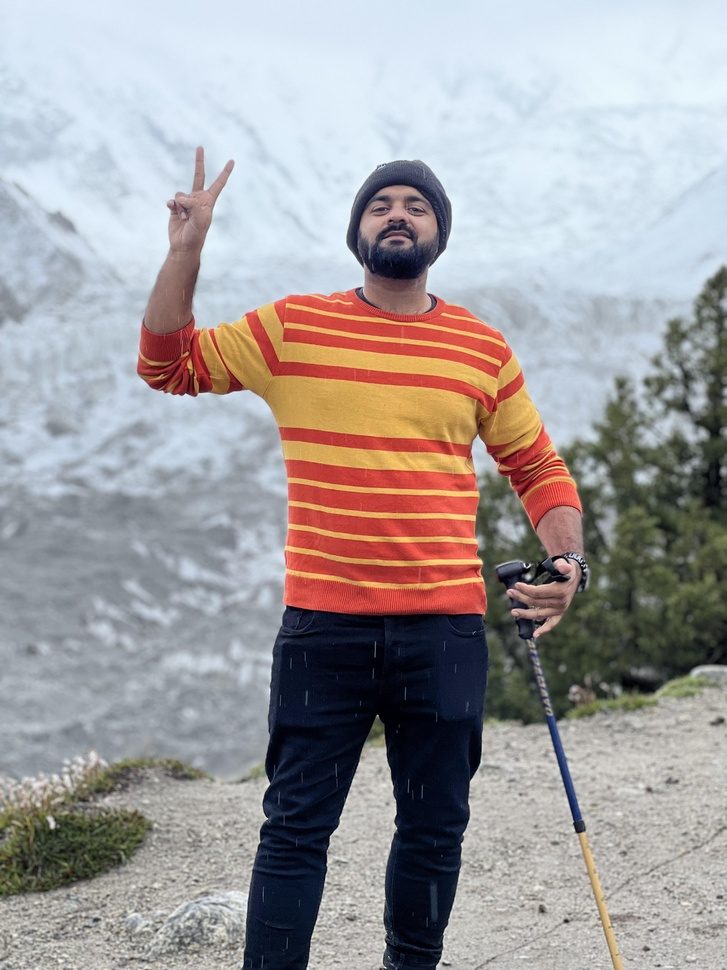
#> input picture content/image.JPG, 727 x 970 px, shrunk from 3024 x 4032 before the run
$ jupyter execute index.ipynb
#> lines starting #> are read from the running program, lines starting #| are printed output that depends on the picture
[cell 1]
import matplotlib.pyplot as plt
from PIL import Image


# load image with operating system image viwer application
img = Image.open('content/image.JPG')
#> img is the input picture: PIL image 727x970 RGB; mean R, G, B 161, 156.5, 157.7
plt.imshow(img)

# Converting image into Grey Scale

[cell 2]
#Image.convert() Returns a converted copy of this image.
img2 = img.convert('L')
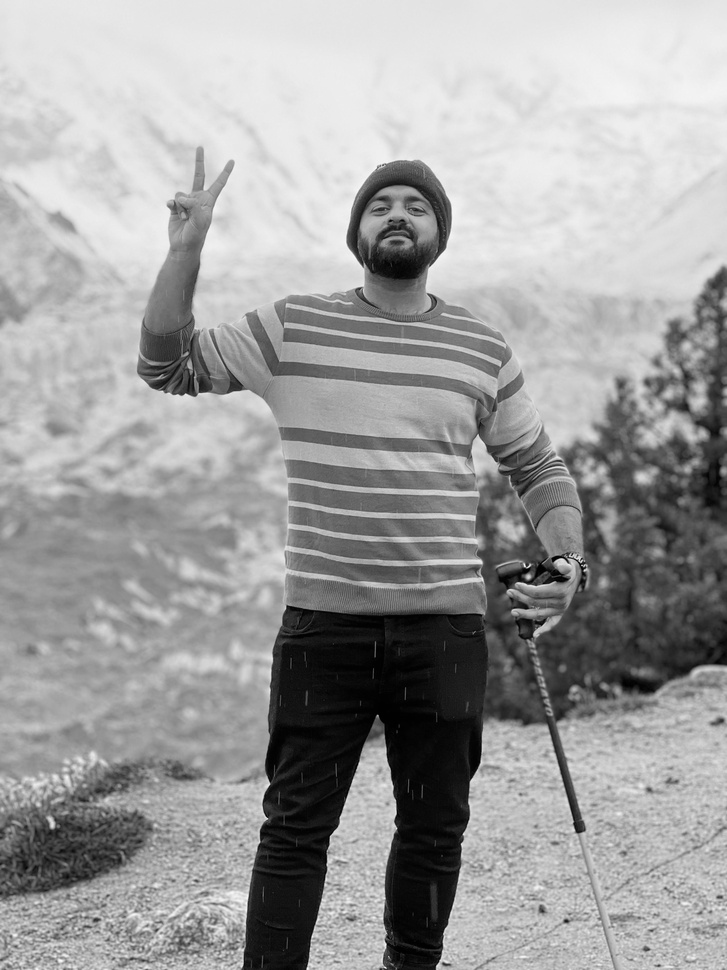
#> img2: PIL image 727x970 L; min 0, max 251, mean 158
plt.imshow(img2, cmap=plt.get_cmap('gray'))
